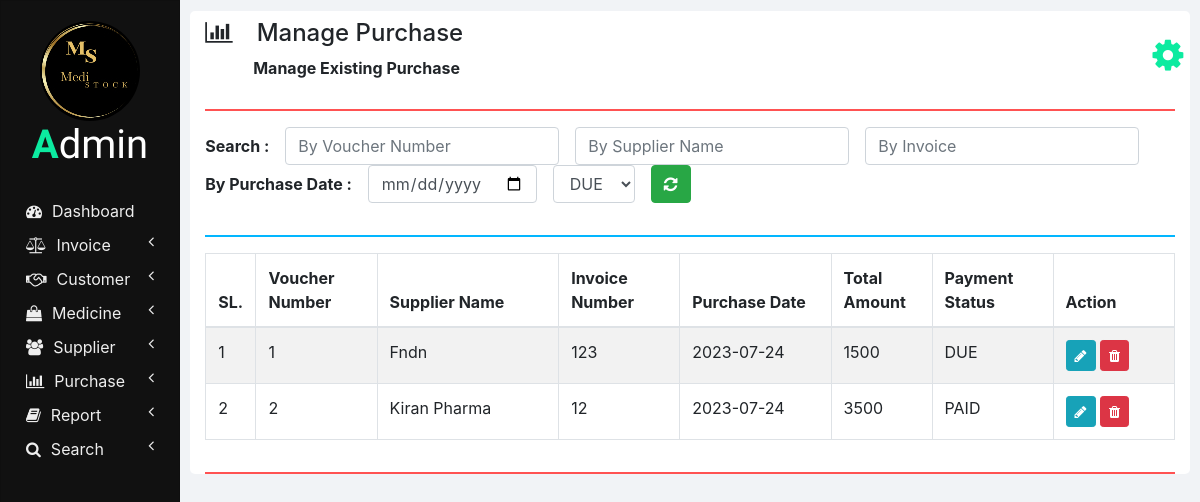
Screenshot of /manage_purchase.php with the database file from the repository.
### tables this page shows
CREATE TABLE `purchases` (
  `SUPPLIER_NAME` varchar(100) NOT NULL,
  `INVOICE_NUMBER` int(11) NOT NULL,
  `VOUCHER_NUMBER` int(11) NOT NULL,
  `PURCHASE_DATE` varchar(10) NOT NULL,
  `TOTAL_AMOUNT` double NOT NULL,
  `PAYMENT_STATUS` varchar(20) NOT NULL
);

### php/manage_purchase.php (the view, shortened to what this page needs)
<?php
  function showPurchases($id) {
    require "db_connection.php";
    if($con) {
      $seq_no = 0;
      $query = "SELECT * FROM purchases";
      $result = mysqli_query($con, $query);
      while($row = mysqli_fetch_array($result)) {
        $seq_no++;
        if($row['VOUCHER_NUMBER'] == $id)
          showEditOptionsRow($seq_no, $row);
        else
          showPurchaseRow($seq_no, $row);
      }
    }
  }
  function showPurchaseRow($seq_no, $row) {
    ?>
    <tr>
      <td><?php echo $seq_no; ?></td>
      <td><?php echo $row['VOUCHER_NUMBER']; ?></td>
      <td><?php echo $row['SUPPLIER_NAME'] ?></td>
      <td><?php echo $row['INVOICE_NUMBER']; ?></td>
      <td><?php echo $row['PURCHASE_DATE']; ?></td>
      <td><?php echo $row['TOTAL_AMOUNT']; ?></td>
      <td><?php echo $row['PAYMENT_STATUS']; ?></td>
      <td>
        <button href="" class="btn btn-info btn-sm" onclick="editPurchase(<?php echo $row['VOUCHER_NUMBER']; ?>);">
          <i class="fa fa-pencil"></i>
        </button>
        <button class="btn btn-danger btn-sm" onclick="deletePurchase(<?php echo $row['VOUCHER_NUMBER']; ?>);">
          <i class="fa fa-trash"></i>
        </button>
      </td>
    </tr>
    <?php
  }
  ?>

### css/sidenav.css (style rules this page uses)
body { background-color: #f1f3f6; }
.sidenav { width: 15%; height: 100vh; background-color: #222222; position: fixed; z-index: 1; flex: 1 0 auto; }
.card { width: 100%; height: 100%; top: 0; border-radius: 0; background-color: #111111; }
.logo .logo-caption { font-family: 'Poiret One', cursive; color: #ffffff; text-align: center; margin-bottom: 25px; }
.logo .profile { margin-left: 50%; border-radius: 50%; transform: translate(-50%); }
.logo .tweak { color:#0ceba0; font-weight: bold; }
.main-menu-item { padding: 5px 5px; cursor: pointer; }
.main-menu-item > a { color: #eeeeee; text-decoration: none; font-size: 16px; }
.main-menu-item > a > span { margin-left: 10px; }

### css/home.css (style rules this page uses)
html, body { height: 100vh; }

### rows the page displays
purchases: seq_no "1", VOUCHER_NUMBER "1", SUPPLIER_NAME "Fndn", INVOICE_NUMBER "123", PURCHASE_DATE "2023-07-24", TOTAL_AMOUNT "1500", PAYMENT_STATUS "DUE"
purchases: seq_no "2", VOUCHER_NUMBER "2", SUPPLIER_NAME "Kiran Pharma", INVOICE_NUMBER "12", PURCHASE_DATE "2023-07-24", TOTAL_AMOUNT "3500", PAYMENT_STATUS "PAID"

### other values shown
$heading "Manage Purchase"
$sub_heading "Manage Existing Purchase"
